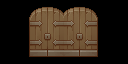

Rendered tile map (Tiled .tmx) drawn with the repository's tilesets; below, a short description and the full map source, tile grids included:
An orthogonal 4x2 tile map with 32x32 px tiles, 1 tile layer (Tile Layer 1).

<map version="1.9" tiledversion="1.9.0" orientation="orthogonal" renderorder="right-down" width="4" height="2" tilewidth="32" tileheight="32" infinite="0" nextlayerid="2" nextobjectid="1">
 <tileset firstgid="1" source="../ruin/ruin-props.tsx" />
 <layer id="1" name="Tile Layer 1" width="4" height="2">
  <data encoding="csv">
49,50,50,51,
65,66,66,67
</data>
 </layer>
</map>
